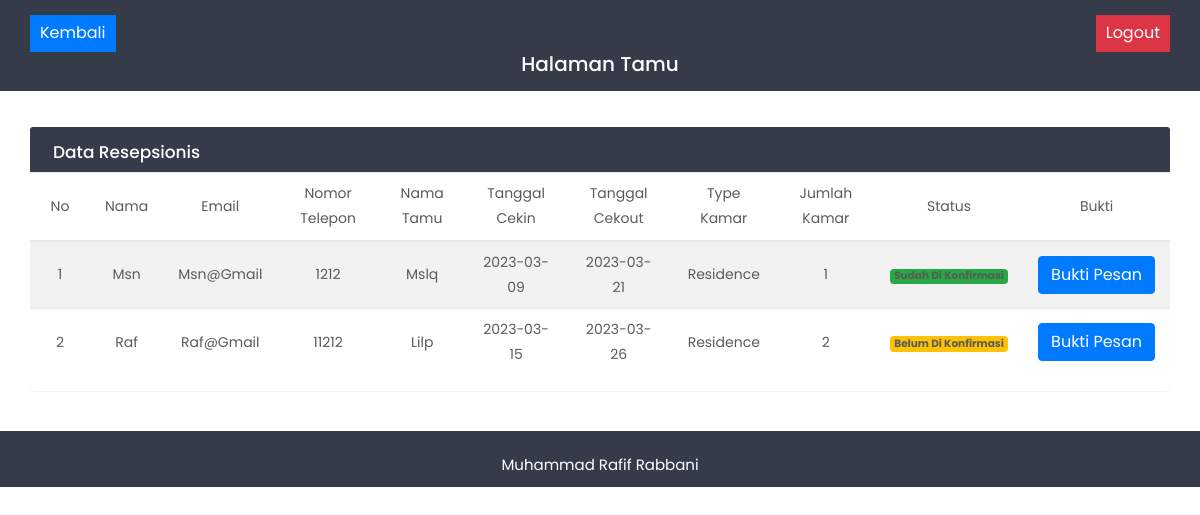
The page /weblab/konfirmasi.php (signed in) on the database its author committed.
### tables this page shows
CREATE TABLE `pemesanan` (
  `id_pesanan` int(11) NOT NULL,
  `nama_pemesan` varchar(225) NOT NULL,
  `email_pemesan` varchar(225) NOT NULL,
  `hp_pemesan` varchar(225) NOT NULL,
  `nama_tamu` varchar(225) NOT NULL,
  `cek_in` varchar(225) NOT NULL,
  `cek_out` varchar(225) NOT NULL,
  `jml_kamar` varchar(225) NOT NULL,
  `id_kamar` int(11) NOT NULL,
  `status` varchar(20) NOT NULL,
  `nama_lengkap` varchar(50) NOT NULL,
  `no_ktp` int(11) NOT NULL
);

CREATE TABLE `kamar` (
  `id_kamar` int(11) NOT NULL,
  `type_kamar` varchar(50) NOT NULL,
  `jumlah_kamar` int(50) NOT NULL,
  `status` varchar(20) NOT NULL,
  `harga` int(50) NOT NULL,
  `foto` varchar(50) NOT NULL
);

### weblab/controller.php (called while the page is built, shortened)
<?php
require 'koneksi.php';
$data4 = mysqli_query($koneksi,"SELECT * FROM pemesanan");
?>

### weblab/konfirmasi.php (the view, shortened to what this page needs)
<?php
include 'controller.php';
include 'koneksi.php';
$nama_pemesan = $_SESSION['tamu'];
$data = mysqli_query($koneksi,"SELECT * FROM pemesanan WHERE nama_lengkap = '$nama_pemesan' ");
$data_pesan = [];
while($pesan = mysqli_fetch_assoc($data)){
    $data_pesan[] = $pesan;
}
?>
<!doctype html>
<html lang="en">
  <head>
        <link rel="stylesheet" href="css/bootstrap.min.css">
        <link rel="stylesheet" href="css/custom.css">
  </head>
  <body>
<div class="wrapper">
		<div id="content" style="width:100%;">
		   <div class="top-navbar">
		      <div class="xp-topbar">
                <div class="row">
                      <div class="col d-flex justify-content-center ">
                            <div class="xp-profilebar text-center d-flex justify-content-between" style="width:100%">
                                <nav class="navbar p-0">
                                  <ul class="nav navbar-nav flex-row ml-auto ">
                                    <li class="dropdown nav-item active">
                                        <a class="nav-link bg-primary" href="../index.php" >
                                         Kembali
                                        </a>
                                    </li>
                                  </ul>
                                </nav>
                                <nav class="navbar p-0">
                                  <ul class="nav navbar-nav flex-row ml-auto  ">
                                    <li class="dropdown nav-item active ">
                                        <a class="nav-link bg-danger" href="../logout.php" >
                                        Logout
                                        </a>
                                    </li>
                                   </ul>
                                </nav>
                            </div>
                        </div>
                </div>
            </div>
              <div class="xp-breadcrumbbar text-center">
                <h4 class="page-title">Halaman Tamu</h4>
              </div>
		   </div>
		   <div class="main-content">
			  <div class="row">
<div class="col-md-12">
  <div class="text-center tab-content" id="myTabContent">
	<div class="table-wrapper  tab-pane fade show active" id="home" role="tabpanel" aria-labelledby="home-tab" >
        <div class="table-title">
        <div class="row">
            <div class="col-sm-6 p-0 d-flex justify-content-lg-start justify-content-center">
            <h2 class="ml-lg-2">Data Resepsionis</h2>
            </div>
        </div>
        </div>
        <table class="table table-striped table-hover">
        <thead>
            <tr>
            <th>No</th>
            <th>Nama</th>
            <th>Email</th>
            <th>Nomor Telepon</th>
            <th>Nama Tamu</th>
            <th>Tanggal Cekin</th>
            <th>Tanggal Cekout</th>
            <th>Type Kamar</th>
            <th>Jumlah Kamar</th>
            <th>Status</th>
            <th>Bukti</th>
            </tr>
        </thead>
        <tbody>
           <?php $i = 1;  foreach($data_pesan as $rsp) {?>
            <?php $id_kamar = $rsp['id_kamar'];
                 $result = mysqli_query($koneksi,"SELECT * FROM kamar WHERE id_kamar = $id_kamar");
                 $type_kamar = mysqli_fetch_assoc($result)['type_kamar'];
            ?>
            <tr>
              <th><?= $i ?></th>
              <th><?= $rsp['nama_pemesan'] ?></th>
              <th><?= $rsp['email_pemesan'] ?></th>
              <th><?= $rsp['hp_pemesan'] ?></th>
              <th><?= $rsp['nama_tamu'] ?></th>
              <th><?= $rsp['cek_in'] ?></th>
              <th><?= $rsp['cek_out'] ?></th>
              <th><?= $type_kamar ?></th>
              <th><?= $rsp['jml_kamar'] ?></th>
              <?php if( $rsp['status'] == 1) {?>
              <th> <span class="badge bg-warning">Belum di Konfirmasi</span></th>
              <?php } else { ?>
               <th> <span class="badge bg-success">Sudah di Konfirmasi</span></th>
               <?php } ?>
               <th><a href="#bukti_pesan<?= $rsp['id_pesanan'] ?>" class="btn btn-primary" data-toggle="modal" >Bukti Pesan</a></th>
              </tr>
            <?php  $i++; } ?>
        </tbody>
        </table>
      </div>
</div>
</div>
			  </div>
		</div>
		<footer class="footer">
			    <div class="container-fluid">
				       <div class="footer-in">
                 <p class="mb-0">Muhammad Rafif Rabbani</p>
                </div>
				</div>
			 </footer>
</div>
</div>
  </body>
  </html>

### weblab/css/custom.css (style rules this page uses)
body,html { line-height:1.8; font-family:'Poppins',sans-serif; color:#555e58; text-transform:capitalize; font-weight:400; margin:0px; padding:0px; }
p { font-size:15px; margin:12px 0 0; line-height:24px; }
a { color:#333; font-weight:400; }
ul,ol { padding:0px; margin:0px; list-style:none; }
a,a:hover,a:focus { color:#333; text-decoration:none; transition:all 0.3s; }
.wrapper { position:relative; width:100%; overflow:auto; }
@media only screen and (min-width:992px) { #content { width:calc(100% - 260px); position:relative; float:right; transition:all 0.3s; } }
#content { position:relative; transition:all 0.5s; background-attachment:#f9fafc; }
.top-navbar { width:100%; z-index:9; position:relative; padding:15px 30px; background-color:#353b48; }
.xp-breadcrumbbar .page-title { font-size:20px; color:#fff; margin-bottom:0; margin-top:0; }
.main-content { padding:30px 30px 0px 30px; }
.navbar { background-color:#353B48; color:#fff; }
.navbar-nav > li.active { color:#fff; border-radius:4px; background-color:rgba(0,0,0,0.08); }
.navbar-nav > li > a { color:#fff; }
.navbar-nav li a { position:relative; display:block; padding:4px 10px!important; }
.table-wrapper { background-color: #fff; margin:6px 0px 40px 0px; width: 100%; overflow: auto; border-radius: 3px; box-shadow: 0 1px 1px rgb(0 0 0 / 5%); }
.table-title { background:#353b48; color:#fff; position:sticky; top:0; width:100%; left:0; padding:10px 30px; border-radius:0px 0px 0 0; }
.table-title h2 { margin:5px 0 0; font-size:17px; }
table.table tr th, table.table tr td { border-color:#e9e9e9; padding:8px 15px; font-size:14px; font-weight: 400; vertical-align:middle; }
table.table tr th:first-child { width:60px; }
table.table tr th:last-child { width:100px; }
footer { background-color:#353b48; color:#fff; text-align:center; padding:10px 30px; position:relative; width:100%; }

### rows shown on the page
pemesanan: nama_pemesan "Msn", email_pemesan "Msn@gmail", hp_pemesan "1212", nama_tamu "Mslq", cek_in "2023-03-09", cek_out "2023-03-21", id_kamar.type_kamar "Residence", jml_kamar "1", status "Sudah Di Konfirmasi"
pemesanan: nama_pemesan "Raf", email_pemesan "Raf@gmail", hp_pemesan "11212", nama_tamu "Lilp", cek_in "2023-03-15", cek_out "2023-03-26", id_kamar.type_kamar "Residence", jml_kamar "2", status "Belum Di Konfirmasi"
